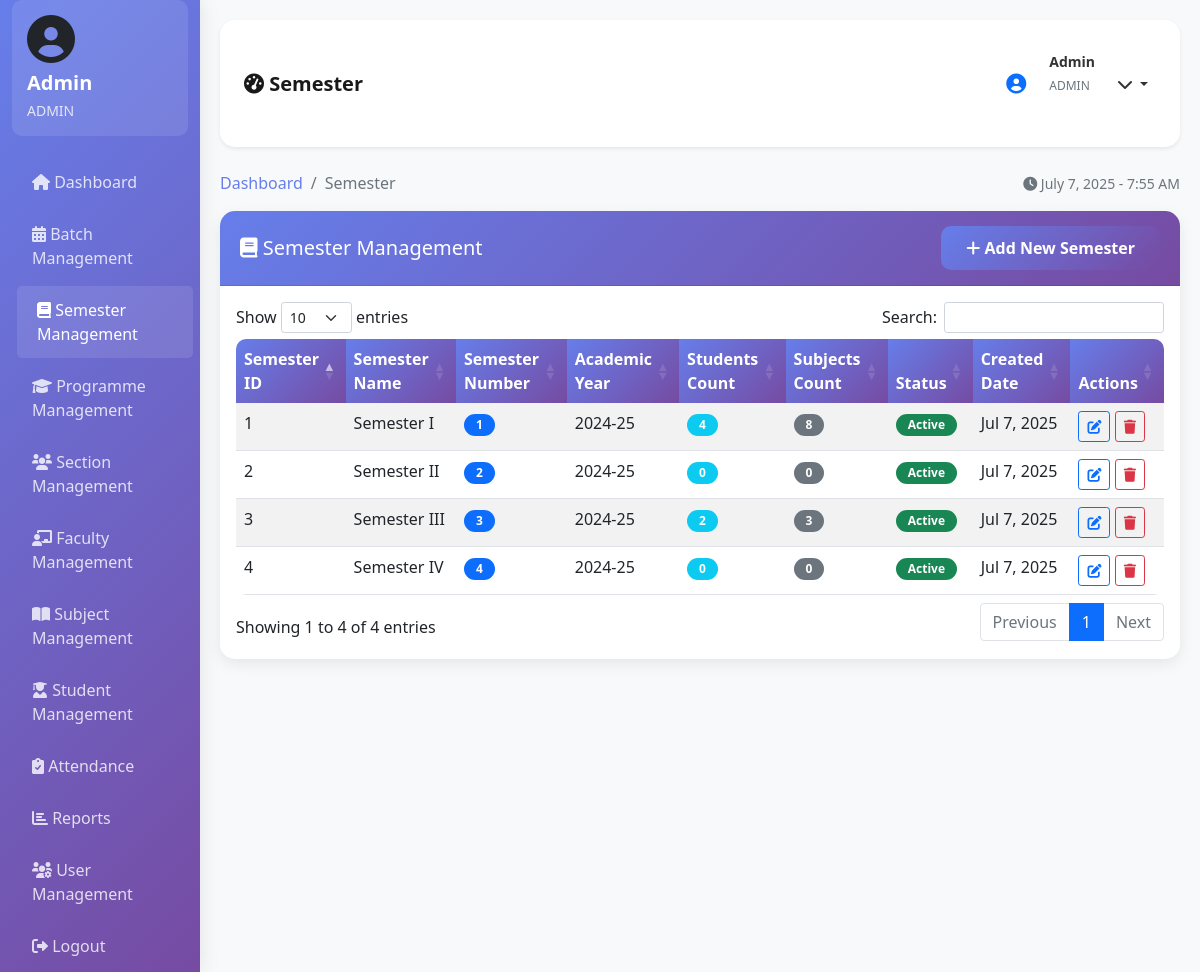
Screenshot of /dashboard.php?page=semester (signed in) with the database file from the repository.
### tables this page shows
CREATE TABLE semester (
    semester_id INT PRIMARY KEY AUTO_INCREMENT,
    semester_name VARCHAR(50) NOT NULL,
    semester_number INT NOT NULL,
    academic_year VARCHAR(20) NOT NULL,
    status ENUM('active', 'inactive') DEFAULT 'active',
    created_at TIMESTAMP DEFAULT CURRENT_TIMESTAMP
);

### semester.php (the view, shortened to what this page needs)
<?php
global $conn;
$stmt = mysqli_prepare($conn, "SELECT s.*,
                              (SELECT COUNT(*) FROM students st WHERE st.semester_id = s.semester_id) as student_count,
                              (SELECT COUNT(*) FROM subjects sub WHERE sub.semester_id = s.semester_id) as subject_count
                              FROM semester s ORDER BY s.academic_year DESC, s.semester_number");
mysqli_stmt_execute($stmt);
$semesters = mysqli_stmt_get_result($stmt);
?>
<div class="row">
    <div class="col-md-12">
        <div class="card">
            <div class="card-header d-flex justify-content-between align-items-center">
                <h5 class="mb-0"><i class="fas fa-book"></i> Semester Management</h5>
                <button type="button" class="btn btn-primary" data-bs-toggle="modal" data-bs-target="#addSemesterModal">
                    <i class="fas fa-plus"></i> Add New Semester
                </button>
            </div>
            <div class="card-body">
                <div class="table-responsive">
                    <table class="table table-striped data-table">
                        <thead>
                            <tr>
                                <th>Semester ID</th>
                                <th>Semester Name</th>
                                <th>Semester Number</th>
                                <th>Academic Year</th>
                                <th>Students Count</th>
                                <th>Subjects Count</th>
                                <th>Status</th>
                                <th>Created Date</th>
                                <th>Actions</th>
                            </tr>
                        </thead>
                        <tbody>
                            <?php while ($semester = mysqli_fetch_assoc($semesters)): ?>
                            <tr>
                                <td><?php echo $semester['semester_id']; ?></td>
                                <td><?php echo htmlspecialchars($semester['semester_name']); ?></td>
                                <td>
                                    <span class="badge bg-primary"><?php echo $semester['semester_number']; ?></span>
                                </td>
                                <td><?php echo htmlspecialchars($semester['academic_year']); ?></td>
                                <td>
                                    <span class="badge bg-info"><?php echo $semester['student_count']; ?></span>
                                </td>
                                <td>
                                    <span class="badge bg-secondary"><?php echo $semester['subject_count']; ?></span>
                                </td>
                                <td>
                                    <span class="badge <?php echo $semester['status'] == 'active' ? 'bg-success' : 'bg-secondary'; ?>">
                                        <?php echo ucfirst($semester['status']); ?>
                                    </span>
                                </td>
                                <td><?php echo date('M j, Y', strtotime($semester['created_at'])); ?></td>
                                <td>
                                    <button type="button" class="btn btn-sm btn-outline-primary"
                                            onclick="editSemester(<?php echo htmlspecialchars(json_encode($semester)); ?>)">
                                        <i class="fas fa-edit"></i>
                                    </button>
                                    <button type="button" class="btn btn-sm btn-outline-danger"
                                            onclick="deleteSemester(<?php echo $semester['semester_id']; ?>, '<?php echo htmlspecialchars($semester['semester_name']); ?>')">
                                        <i class="fas fa-trash"></i>
                                    </button>
                                </td>
                            </tr>
                            <?php endwhile; ?>
                        </tbody>
                    </table>
                </div>
            </div>
        </div>
    </div>
</div>

### dashboard.php (style rules this page uses)
body { background-color: #f8f9fa; font-family: 'Segoe UI', Tahoma, Geneva, Verdana, sans-serif; }
.card { border: none; border-radius: 15px; box-shadow: 0 5px 15px rgba(0, 0, 0, 0.08); transition: transform 0.3s ease; }
.card-header { background: linear-gradient(135deg, #667eea 0%, #764ba2 100%); color: white; border-radius: 15px 15px 0 0 !important; padding: 15px 20px; }
.btn-primary { background: linear-gradient(135deg, #667eea 0%, #764ba2 100%); border: none; border-radius: 10px; padding: 10px 25px; font-weight: 600; transition: all 0.3s ease; }
.table { border-radius: 10px; overflow: hidden; background: white; }
.table thead th { background: linear-gradient(135deg, #667eea 0%, #764ba2 100%); color: white; border: none; font-weight: 600; }
.badge { border-radius: 20px; padding: 5px 12px; }

### rows the page displays
semester: semester_id "1", semester_name "Semester I", semester_number "1", academic_year "2024-25", student_count "4", subject_count "8", status "Active", created_at "Jul 7, 2025"
semester: semester_id "2", semester_name "Semester II", semester_number "2", academic_year "2024-25", student_count "0", subject_count "0", status "Active", created_at "Jul 7, 2025"
semester: semester_id "3", semester_name "Semester III", semester_number "3", academic_year "2024-25", student_count "2", subject_count "3", status "Active", created_at "Jul 7, 2025"
semester: semester_id "4", semester_name "Semester IV", semester_number "4", academic_year "2024-25", student_count "0", subject_count "0", status "Active", created_at "Jul 7, 2025"

### other values shown
$username "Admin"
$user_type "ADMIN"
str_replace('_', ' ', $current_page) "Semester"
